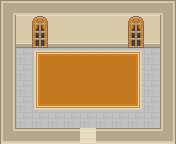

This game map was drawn from its Tiled (.tmx) file and the tilesets committed beside it. A one-line description and the full map source follow:
An orthogonal 11x9 tile map with 16x16 px tiles, 3 tile layers (sol, decor, toits), 2 hidden layers not drawn and 3 objects (sortie, tour_adversaire, pnj).

<map version="1.10" tiledversion="1.11.0" orientation="orthogonal" renderorder="right-down" width="11" height="9" tilewidth="16" tileheight="16" infinite="0" nextlayerid="7" nextobjectid="4">
 <properties>
  <property name="titre" value="Salle de combat" />
 </properties>
 <tileset firstgid="1" name="roguelike" tilewidth="16" tileheight="16" spacing="1" tilecount="1767" columns="57">
  <image source="../kenney_roguelike-rpg-pack/Spritesheet/roguelikeSheet_transparent.png" width="968" height="526" />
 </tileset>
 <layer id="1" name="sol" width="11" height="9">
  <data encoding="csv">
121,121,121,121,121,121,121,121,121,121,121,
121,121,121,121,121,121,121,121,121,121,121,
121,121,121,121,121,121,121,121,121,121,121,
121,121,121,121,121,121,121,121,121,121,121,
121,121,121,121,121,121,121,121,121,121,121,
121,121,121,121,121,121,121,121,121,121,121,
121,121,121,121,121,121,121,121,121,121,121,
121,121,121,121,121,121,121,121,121,121,121,
121,121,121,121,121,121,121,121,121,121,121
</data>
 </layer>
 <layer id="2" name="decor" width="11" height="9">
  <data encoding="csv">
701,699,699,699,699,699,699,699,699,699,702,
757,874,874,874,874,874,874,874,874,874,757,
757,869,869,869,869,869,869,869,869,869,757,
757,0,1094,1095,1095,1095,1095,1095,1096,0,757,
757,0,1151,1152,1152,1152,1152,1152,1153,0,757,
757,0,1151,1152,1152,1152,1152,1152,1153,0,757,
757,0,1208,1209,1209,1209,1209,1209,1210,0,757,
757,0,0,0,0,0,0,0,0,0,757,
758,699,699,699,699,984,699,699,699,699,759
</data>
 </layer>
 <layer id="3" name="toits" width="11" height="9">
  <data encoding="csv">
0,0,0,0,0,0,0,0,0,0,0,
0,0,160,0,0,0,0,0,160,0,0,
0,0,217,0,0,0,0,0,217,0,0,
0,0,0,0,0,0,0,0,0,0,0,
0,0,0,0,0,0,0,0,0,0,0,
0,0,0,0,0,0,0,0,0,0,0,
0,0,0,0,0,0,0,0,0,0,0,
0,0,0,0,0,0,0,0,0,0,0,
0,0,0,0,0,0,0,0,0,0,0
</data>
 </layer>
 <layer id="4" name="collisions" width="11" height="9" visible="0">
  <data encoding="csv">
1471,1471,1471,1471,1471,1471,1471,1471,1471,1471,1471,
1471,1471,1471,1471,1471,1471,1471,1471,1471,1471,1471,
1471,1471,1471,1471,1471,1471,1471,1471,1471,1471,1471,
1471,0,0,0,0,1471,0,0,0,0,1471,
1471,0,0,0,0,0,0,0,0,0,1471,
1471,0,0,0,0,0,0,0,0,0,1471,
1471,0,0,0,0,0,0,0,0,0,1471,
1471,0,0,0,0,0,0,0,1471,0,1471,
1471,1471,1471,1471,1471,0,1471,1471,1471,1471,1471
</data>
 </layer>
 <layer id="5" name="herbes" width="11" height="9" visible="0">
  <data encoding="csv">
0,0,0,0,0,0,0,0,0,0,0,
0,0,0,0,0,0,0,0,0,0,0,
0,0,0,0,0,0,0,0,0,0,0,
0,0,0,0,0,0,0,0,0,0,0,
0,0,0,0,0,0,0,0,0,0,0,
0,0,0,0,0,0,0,0,0,0,0,
0,0,0,0,0,0,0,0,0,0,0,
0,0,0,0,0,0,0,0,0,0,0,
0,0,0,0,0,0,0,0,0,0,0
</data>
 </layer>
 <objectgroup id="6" name="objets">
  <object id="1" name="sortie" class="sortie" x="80" y="128" width="16" height="16">
   <properties>
    <property name="vers_carte" value="tour_hall" />
    <property name="vers_x" type="int" value="6" />
    <property name="vers_y" type="int" value="3" />
   </properties>
  </object>
  <object id="2" name="adversaire" class="tour_adversaire" x="80" y="48" width="16" height="16">
   <properties>
    <property name="sprite" type="int" value="594" />
    <property name="dialogue" value="Étage suivant ! Prépare-toi." />
   </properties>
  </object>
  <object id="3" name="arbitre" class="pnj" x="128" y="112" width="16" height="16">
   <properties>
    <property name="sprite" type="int" value="433" />
    <property name="dialogue" value="Victoire : étage suivant. Défaite : retour au hall." />
   </properties>
  </object>
 </objectgroup>
</map>
